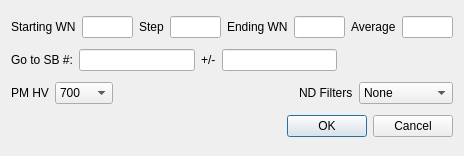
<?xml version="1.0" encoding="UTF-8"?>
<ui version="4.0">
 <class>QuickSettings</class>
 <widget class="QDialog" name="QuickSettings">
  <property name="geometry">
   <rect>
    <x>0</x>
    <y>0</y>
    <width>464</width>
    <height>156</height>
   </rect>
  </property>
  <property name="windowTitle">
   <string>Scan Settings</string>
  </property>
  <layout class="QVBoxLayout" name="verticalLayout_2">
   <item>
    <layout class="QHBoxLayout" name="horizontalLayout_3">
     <item>
      <widget class="QLabel" name="label_3">
       <property name="text">
        <string>Starting WN</string>
       </property>
      </widget>
     </item>
     <item>
      <widget class="QFNumberEdit" name="tStartWN"/>
     </item>
     <item>
      <widget class="QLabel" name="label_4">
       <property name="text">
        <string>Step</string>
       </property>
      </widget>
     </item>
     <item>
      <widget class="QFNumberEdit" name="tStepWN"/>
     </item>
     <item>
      <widget class="QLabel" name="label_5">
       <property name="text">
        <string>Ending WN</string>
       </property>
      </widget>
     </item>
     <item>
      <widget class="QFNumberEdit" name="tEndWN"/>
     </item>
     <item>
      <widget class="QLabel" name="label_10">
       <property name="text">
        <string>Average</string>
       </property>
      </widget>
     </item>
     <item>
      <widget class="QINumberEdit" name="tAverages"/>
     </item>
    </layout>
   </item>
   <item>
    <layout class="QHBoxLayout" name="horizontalLayout_11">
     <item>
      <widget class="QLabel" name="label_18">
       <property name="text">
        <string>Go to SB #:</string>
       </property>
      </widget>
     </item>
     <item>
      <widget class="QFNumberEdit" name="tGotoSB"/>
     </item>
     <item>
      <widget class="QLabel" name="label_19">
       <property name="text">
        <string>+/-</string>
       </property>
      </widget>
     </item>
     <item>
      <widget class="QFNumberEdit" name="tGotoBound"/>
     </item>
     <item>
      <spacer name="horizontalSpacer_3">
       <property name="orientation">
        <enum>Qt::Horizontal</enum>
       </property>
       <property name="sizeHint" stdset="0">
        <size>
         <width>40</width>
         <height>20</height>
        </size>
       </property>
      </spacer>
     </item>
    </layout>
   </item>
   <item>
    <layout class="QHBoxLayout" name="horizontalLayout_7">
     <item>
      <widget class="QLabel" name="label_13">
       <property name="text">
        <string>PM HV</string>
       </property>
      </widget>
     </item>
     <item>
      <widget class="QComboBox" name="cbPMHV">
       <item>
        <property name="text">
         <string>700</string>
        </property>
       </item>
       <item>
        <property name="text">
         <string>1000</string>
        </property>
       </item>
      </widget>
     </item>
     <item>
      <spacer name="horizontalSpacer_2">
       <property name="orientation">
        <enum>Qt::Horizontal</enum>
       </property>
       <property name="sizeHint" stdset="0">
        <size>
         <width>40</width>
         <height>20</height>
        </size>
       </property>
      </spacer>
     </item>
     <item>
      <widget class="QLabel" name="label_17">
       <property name="text">
        <string>ND Filters</string>
       </property>
      </widget>
     </item>
     <item>
      <widget class="QComboBox" name="cbNDFilters">
       <item>
        <property name="text">
         <string>None</string>
        </property>
       </item>
       <item>
        <property name="text">
         <string>White Label</string>
        </property>
       </item>
       <item>
        <property name="text">
         <string>Blue Label</string>
        </property>
       </item>
       <item>
        <property name="text">
         <string>Both</string>
        </property>
       </item>
      </widget>
     </item>
    </layout>
   </item>
   <item>
    <widget class="QDialogButtonBox" name="buttonBox">
     <property name="orientation">
      <enum>Qt::Horizontal</enum>
     </property>
     <property name="standardButtons">
      <set>QDialogButtonBox::Cancel|QDialogButtonBox::Ok</set>
     </property>
    </widget>
   </item>
  </layout>
 </widget>
 <customwidgets>
  <customwidget>
   <class>QFNumberEdit</class>
   <extends>QLineEdit</extends>
   <header>InstsAndQt.customQt</header>
  </customwidget>
  <customwidget>
   <class>QINumberEdit</class>
   <extends>QLineEdit</extends>
   <header>InstsAndQt.customQt</header>
  </customwidget>
 </customwidgets>
 <tabstops>
  <tabstop>tStartWN</tabstop>
  <tabstop>tStepWN</tabstop>
  <tabstop>tEndWN</tabstop>
  <tabstop>tAverages</tabstop>
  <tabstop>tGotoSB</tabstop>
  <tabstop>tGotoBound</tabstop>
  <tabstop>cbPMHV</tabstop>
  <tabstop>cbNDFilters</tabstop>
  <tabstop>buttonBox</tabstop>
 </tabstops>
 <resources/>
 <connections>
  <connection>
   <sender>buttonBox</sender>
   <signal>accepted()</signal>
   <receiver>QuickSettings</receiver>
   <slot>accept()</slot>
   <hints>
    <hint type="sourcelabel">
     <x>227</x>
     <y>551</y>
    </hint>
    <hint type="destinationlabel">
     <x>157</x>
     <y>274</y>
    </hint>
   </hints>
  </connection>
  <connection>
   <sender>buttonBox</sender>
   <signal>rejected()</signal>
   <receiver>QuickSettings</receiver>
   <slot>reject()</slot>
   <hints>
    <hint type="sourcelabel">
     <x>295</x>
     <y>557</y>
    </hint>
    <hint type="destinationlabel">
     <x>286</x>
     <y>274</y>
    </hint>
   </hints>
  </connection>
 </connections>
</ui>
